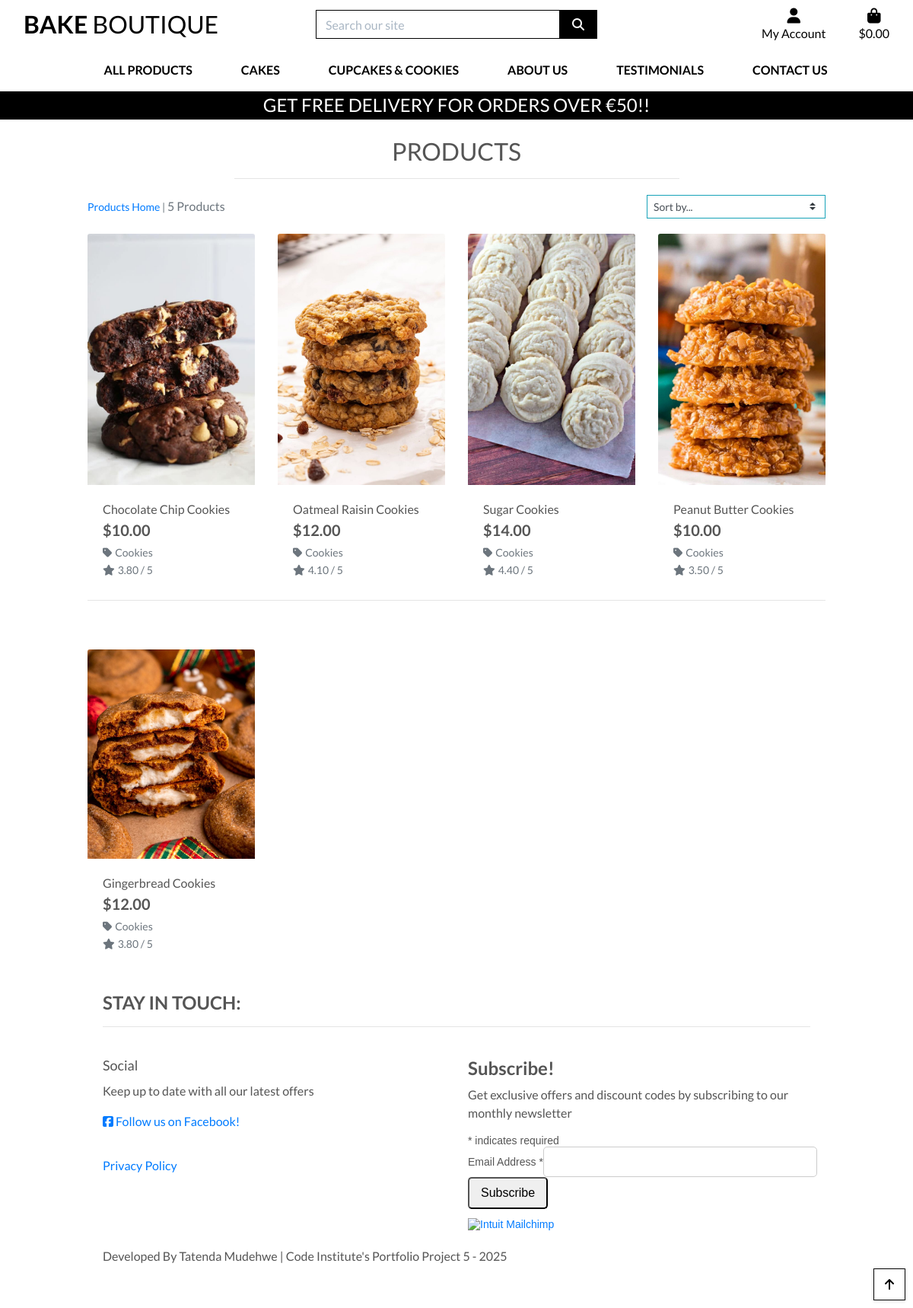
Screenshot of /products/?category=cookies with the database file from the repository.
### products/models.py (models this page shows, shortened)
class Product(models.Model):
    category = models.ForeignKey('Category', null=True, blank=True, on_delete=models.SET_NULL)
    sku = models.CharField(max_length=254, null=True, blank=True)
    name = models.CharField(max_length=254)
    description = models.TextField()
    has_sizes = models.BooleanField(default=False, null=True, blank=True)
    price = models.DecimalField(max_digits=6, decimal_places=2)
    rating = models.DecimalField(max_digits=6, decimal_places=2, null=True, blank=True)
    image_url = models.URLField(max_length=1024, null=True, blank=True)
    image = models.ImageField(null=True, blank=True)

class Category(models.Model):
    class Meta:
        verbose_name_plural = 'Categories'
    name = models.CharField(max_length=254)
    friendly_name = models.CharField(max_length=254, null=True, blank=True)

### products/views.py (the view, shortened to what this page needs)
# urls.py: path('', views.all_products, name='products'), #'products' URL
def all_products(request):
    products = Product.objects.all()
    query = None
    categories = None
    sort = None
    direction = None
    if request.GET:
        if 'category' in request.GET:
            categories = request.GET['category'].split(',')
            products = products.filter(category__name__in=categories)
            categories = Category.objects.filter(name__in=categories)
    current_sorting = f'{sort}_{direction}'
    context = {
        'products': products,
        'search_term': query,
        'current_categories': categories,
        'current_sorting': current_sorting,
    }
    return render(request, 'products/products.html', {'products': products})

### bag/contexts.py (called while the page is built, shortened)
def bag_contents(request):
    bag_items = []
    total = 0
    product_count = 0
    bag = request.session.get('bag', {})
    if total < settings.FREE_DELIVERY_THRESHOLD:
        delivery = total * Decimal(settings.STANDARD_DELIVERY_PERCENTAGE / 100)
        free_delivery_delta = settings.FREE_DELIVERY_THRESHOLD - total
    else:
        delivery = 0
        free_delivery_delta = 0
    grand_total = delivery + total
    context = {
        'bag_items': bag_items,
        'total': total,
        'product_count': product_count,
        'delivery': delivery,
        'free_delivery_delta': free_delivery_delta,
        'free_delivery_threshold': settings.FREE_DELIVERY_THRESHOLD,
        'grand_total': grand_total,
    }
    return context

### products/templates/products/products.html (shortened to what this page needs)
{% extends "base.html" %}
{% load static %}
{% block page_header %}
    <div class="container header-container">
    </div>
{% endblock %}
{% block content %}
    <div class="overlay"></div>
    <div class="container-fluid">
        <div class="row">
            <div class="col text-center mt-3">
                <h2 class="logo-font">Products</h2>
                <hr class="w-50 mb-1">
            </div>
        </div>
        <div class="row">
            <div class="product-container col-10 offset-1">
                <div class="row mt-1 mb-2">
                    <div class="col-12 col-md-6 my-auto order-md-last d-flex justify-content-center justify-content-md-end">
                        <div class="sort-select-wrapper w-50">
                            <select id="sort-selector" class="custom-select custom-select-sm rounded-0 border border-{% if current_sorting != 'None_None' %}info{% else %}black{% endif %}">
                                <option value="reset" {% if current_sorting == 'None_None' %}selected{% endif %}>Sort by...</option>
                            </select>
                        </div>
                    </div>
                    <div class="col-12 col-md-6 order-md-first">
                        <p class="text-muted mt-3 text-center text-md-left">
                            {% if search_term or current_categories or current_sorting != 'None_None' %}
                                <span class="small"><a href="{% url 'products:products' %}">Products Home</a> | </span>
                            {% endif %}
                            {{ products|length }} Products{% if search_term %} found for <strong>"{{ search_term }}"</strong>{% endif %}
                        </p>
                    </div>
                </div>
                <div class="row">
                    {% for product in products %}
                        <div class="col-sm-6 col-md-6 col-lg-4 col-xl-3">
                            <div class="card h-100 border-0">
                                {% if product.image %}
                                <a href="{% url 'products:product_detail' product.id %}">
                                    <img class="card-img-top img-fluid" src="{{ product.image.url }}" alt="{{ product.name }}">
                                </a>
                                {% else %}
                                <a href="{% url 'products:product_detail' product.id %}">
                                    <img class="card-img-top img-fluid" src="{{ MEDIA_URL }}noimage.png" alt="{{ product.name }}">
                                </a>
                                {% endif %}
                                <div class="card-body pb-0">
                                    <p class="mb-0">{{ product.name }}</p>
                                </div>
                                <div class="card-footer bg-white pt-0 border-0 text-left">
                                    <div class="row">
                                        <div class="col">
                                            <p class="lead mb-0 text-left font-weight-bold">${{ product.price }}</p>
                                            {% if product.category %}
                                            <p class="small mt-1 mb-0">
                                                <a class="text-muted" href="{% url 'products:products' %}?category={{ product.category.name }}">
                                                    <i class="fas fa-tag mr-1"></i>{{ product.category.friendly_name }}
                                                </a>
                                            </p>
                                            {% endif %}
                                            {% if product.rating %}
                                                <small class="text-muted"><i class="fas fa-star mr-1"></i>{{ product.rating }} / 5</small>
                                            {% else %}
                                                <small class="text-muted">No Rating</small>
                                            {% endif %}
                                        </div>
                                    </div>
                                </div>
                            </div>
                        </div>
                        {% if forloop.counter|divisibleby:4 %}
                            <div class="col-12 d-none d-xl-block mb-5">
                                <hr>
                            </div>
                        {% endif %}
                    {% endfor %}
                </div>
            </div>
        </div>
    </div>
    <div class="btt-button shadow-sm rounded-0 border border-black">
        <a class="btt-link d-flex h-100">
            <i class="fas fa-arrow-up text-black mx-auto my-auto"></i>
        </a>
    </div>
{% endblock %}

### static/css/base.css (style rules this page uses)
html { height: 100%; }
body { background: url('/media/homepage_background_cropped.jpeg') no-repeat center center fixed; background-size: cover; height: calc(100vh - 164px); color: #555; font-family: 'Lato'; }
.logo-font { text-transform: uppercase; }
.text-black { color: #000 !important; }
.border-black { border: 1px solid black !important; }
.overlay { height: 100%; width: 100%; top: 0; left: 0; position: fixed; background: white; z-index: -1; }
.btt-button { height: 42px; width: 42px; position: fixed; bottom: 10px; right: 10px; }
.btt-link, .update-link, .remove-item { cursor: pointer; }
@media (min-width: 1200px) { .container { max-width: 80%; } }
@media (min-width: 992px) { .header-container { padding-top: 164px; } }

### rows the page displays
Product: image (picture), name "Chocolate Chip Cookies", price "10.00", category.friendly_name "Cookies", rating "3.80"
Product: image (picture), name "Oatmeal Raisin Cookies", price "12.00", category.friendly_name "Cookies", rating "4.10"
Product: image (picture), name "Sugar Cookies", price "14.00", category.friendly_name "Cookies", rating "4.40"
Product: image (picture), name "Peanut Butter Cookies", price "10.00", category.friendly_name "Cookies", rating "3.50"
Product: image (picture), name "Gingerbread Cookies", price "12.00", category.friendly_name "Cookies", rating "3.80"

### other values shown
{{ free_delivery_threshold }} "50"
{{ products|length }} "5"
